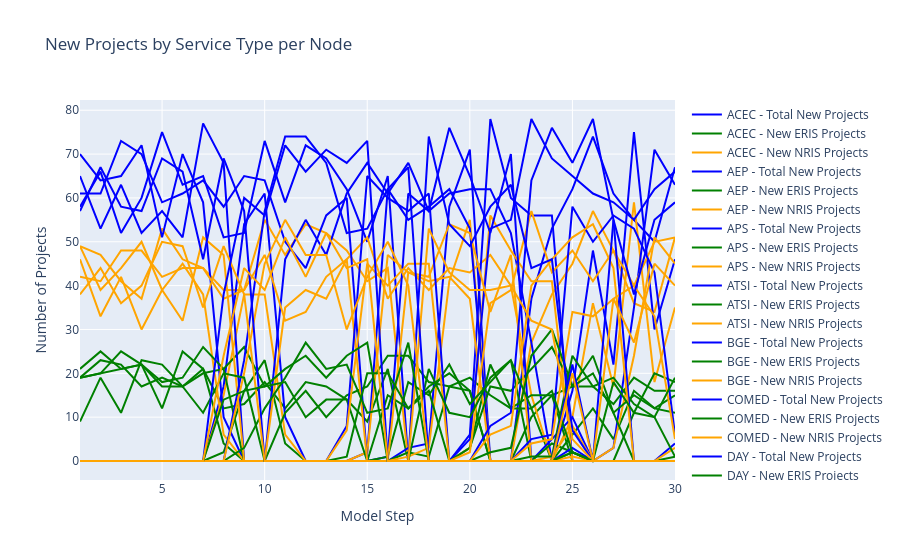
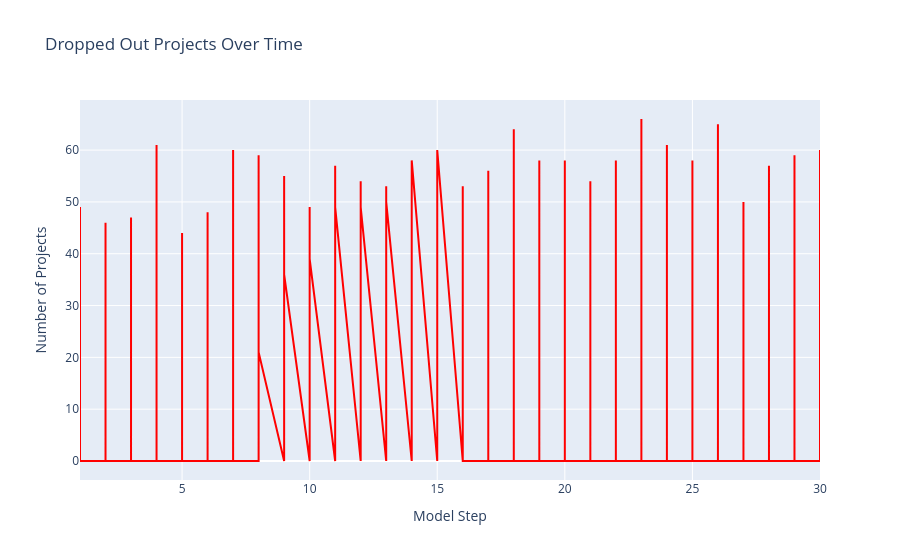
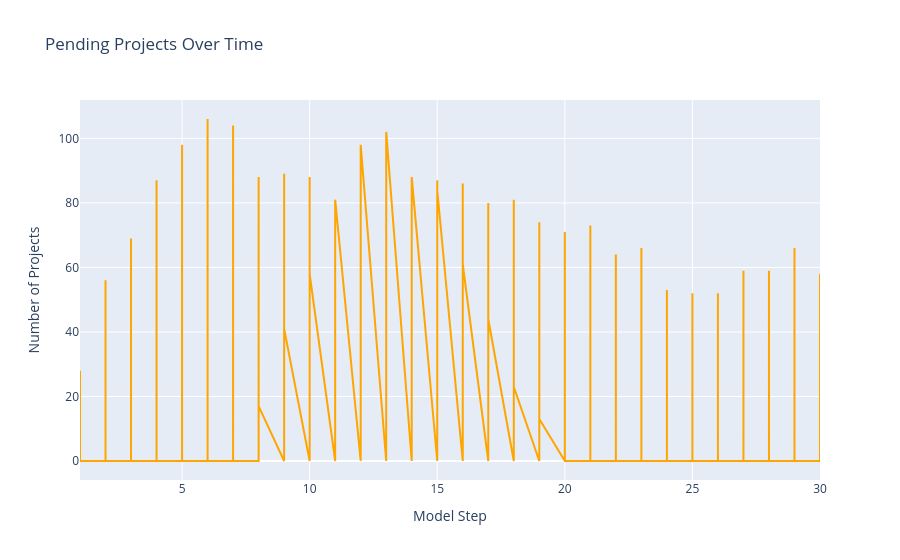
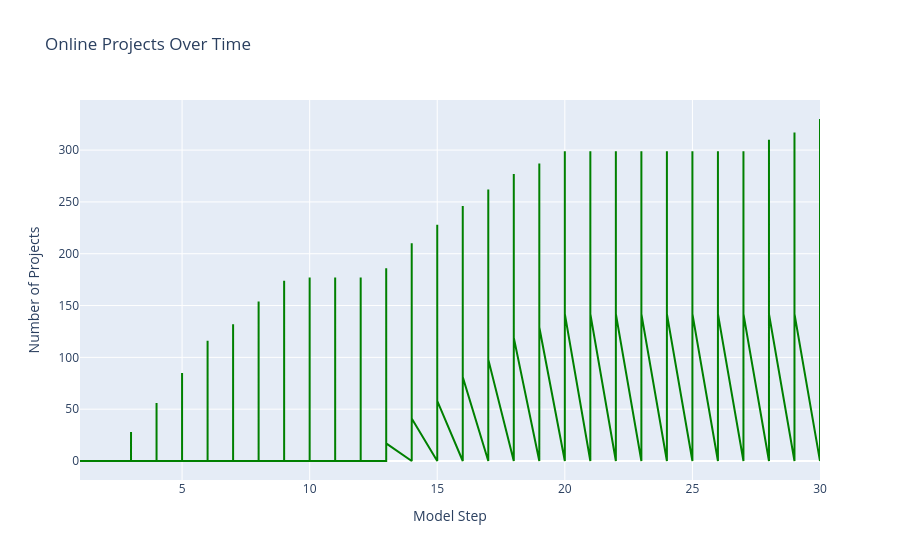

Notebook code cell kept with these figures, in order:
### Code cell
import pandas as pd
import plotly.graph_objects as go

# Load the CSV
df = pd.read_csv("node_round_summary.csv")

# Node mapping: numeric ID → actual name
node_map = {
    1: "ACEC", 2: "AEP", 3: "APS", 4: "ATSI", 5: "BGE",
    6: "COMED", 7: "DAY", 8: "DUKE", 9: "DOM", 10: "DPL",
    11: "DUQ", 12: "EKPC", 13: "JCPLC", 14: "MEC", 15: "OVEC",
    16: "PECO", 17: "PE", 18: "PEPCO", 19: "PSEG", 20: "REC"
}
node_colors = {
    "ACEC": "#1f77b4", "AEP": "#ff7f0e", "APS": "#2ca02c", "ATSI": "#000000", "BGE": "#9467bd",
    "COMED": "#8c564b", "DAY": "#e377c2", "DUKE": "#7f7f7f", "DOM": "#d62728", "DPL": "#17becf",
    "DUQ": "#aec7e8", "EKPC": "#ffbb78", "JCPLC": "#98df8a", "MEC": "#ff9896", "OVEC": "#c5b0d5",
    "PECO": "#c49c94", "PE": "#f7b6d2", "PEPCO": "#c7c7c7", "PSEG": "#dbdb8d", "REC": "#9edae5"
}


# Create a new column in your dataframe for names
df['node_name'] = df['node_id'].map(node_map)

# --- Projects by Service Type ---
fig_projects = go.Figure()
for node in df['node_name'].unique():
    node_df = df[df['node_name'] == node]
    
    fig_projects.add_trace(go.Scatter(
        x=node_df['model_step'],
        y=node_df['num_projects'],
        mode='lines',  # lines only
        name=f"{node} - Total New Projects",
        line=dict(color='blue')
    ))
    fig_projects.add_trace(go.Scatter(
        x=node_df['model_step'],
        y=node_df['new_eris_count'],
        mode='lines',
        name=f"{node} - New ERIS Projects",
        line=dict(color='green')
    ))
    fig_projects.add_trace(go.Scatter(
        x=node_df['model_step'],
        y=node_df['new_nris_count'],
        mode='lines',
        name=f"{node} - New NRIS Projects",
        line=dict(color='orange')
    ))

fig_projects.update_layout(
    title="New Projects by Service Type per Node",
    xaxis_title="Model Step",
    yaxis_title="Number of Projects"
)
fig_projects.show()

# -------------------------------
# Dropped Out Projects Over Time
fig_dropped = go.Figure()
fig_dropped.add_trace(go.Scatter(
    x=df['model_step'],
    y=df['new_dropped_out'],
    mode='lines',
    name='Dropped Out',
    line=dict(color='red')
))
fig_dropped.update_layout(
    title="Dropped Out Projects Over Time",
    xaxis_title="Model Step",
    yaxis_title="Number of Projects"
)
fig_dropped.show()

# -------------------------------
# Pending Projects Over Time
fig_pending = go.Figure()
fig_pending.add_trace(go.Scatter(
    x=df['model_step'],
    y=df['total_pending_count'],
    mode='lines',
    name='Pending',
    line=dict(color='orange')
))
fig_pending.update_layout(
    title="Pending Projects Over Time",
    xaxis_title="Model Step",
    yaxis_title="Number of Projects"
)
fig_pending.show()

# -------------------------------
# Online Projects Over Time
fig_online = go.Figure()
fig_online.add_trace(go.Scatter(
    x=df['model_step'],
    y=df['total_online_count'],
    mode='lines',
    name='Online',
    line=dict(color='green')
))
fig_online.update_layout(
    title="Online Projects Over Time",
    xaxis_title="Model Step",
    yaxis_title="Number of Projects"
)
fig_online.show()

# -------------------------------
# Available Capacity per Node
fig_available_capacity = go.Figure()
for node in df['node_name'].unique():
    node_df = df[df['node_name'] == node]
    fig_available_capacity.add_trace(go.Scatter(
        x=node_df['model_step'],
        y=node_df['available_capacity'],
        mode='lines',
        name=f"{node} - Available Capacity"
    ))
fig_available_capacity.update_layout(
    title="Available Capacity per Node",
    xaxis_title="Model Step",
    yaxis_title="MW"
)
fig_available_capacity.show()



# Example: Installed Capacity per Node, sorted by last value
# Get last value for each node
last_values = {}
for node in df['node_name'].unique():
    node_df = df[df['node_name'] == node]
    last_values[node] = node_df['installed_capacity'].iloc[-1]

# Sort nodes descending by last value
sorted_nodes = sorted(last_values, key=last_values.get, reverse=True)

# Create figure
fig_capacity = go.Figure()
for node in sorted_nodes:
    node_df = df[df['node_name'] == node]
    fig_capacity.add_trace(go.Scatter(
        x=node_df['model_step'],
        y=node_df['installed_capacity'],
        mode='lines',
        name=node,
        line=dict(color=node_colors[node], width=3)
    ))

fig_capacity.update_layout(
    title="Installed Capacity per Node",
    plot_bgcolor='white',
    paper_bgcolor='white',
    xaxis_title="Model Step",
    yaxis_title="MW"
)

fig_capacity.show()

# -------------------------------
# Congestion Indicator
fig_congestion = go.Figure()
for node in df['node_name'].unique():
    node_df = df[df['node_name'] == node]
    fig_congestion.add_trace(go.Scatter(
        x=node_df['model_step'],
        y=node_df['congestion_indicator'],
        mode='lines',
        name=f"{node} - Congestion"
    ))
fig_congestion.update_layout(
    title="Node Congestion Indicator Over Time",
    xaxis_title="Model Step",
    yaxis_title="Congestion Indicator"
)
fig_congestion.show()

# -------------------------------
# Average Assigned Costs
cost_cols = [
    "avg_cost_eris_dropped_out", "avg_cost_nris_dropped_out",
    "avg_cost_eris_pending", "avg_cost_nris_pending",
    "avg_cost_eris_online", "avg_cost_nris_online"
]
fig_costs = go.Figure()
for node in df['node_name'].unique():
    node_df = df[df['node_name'] == node]
    for col in cost_cols:
        fig_costs.add_trace(go.Scatter(
            x=node_df['model_step'],
            y=node_df[col],
            mode='lines',
            name=f"{node} - {col}"
        ))
fig_costs.update_layout(
    title="Average Assigned Costs per Status & Service Type",
    xaxis_title="Model Step",
    yaxis_title="Average Cost ($/MW)"
)
fig_costs.show()

# -------------------------------
# MW sums per status & service type
mw_cols = [
    "pending_eris_mw", "pending_nris_mw",
    "online_eris_mw", "online_nris_mw",
    "dropped_out_eris_mw", "dropped_out_nris_mw"
]
fig_mw = go.Figure()
for node in df['node_name'].unique():
    node_df = df[df['node_name'] == node]
    for col in mw_cols:
        fig_mw.add_trace(go.Scatter(
            x=node_df['model_step'],
            y=node_df[col],
            mode='lines',
            name=f"{node} - {col}"
        ))
fig_mw.update_layout(
    title="MW Sums per Status & Service Type",
    xaxis_title="Model Step",
    yaxis_title="MW"
)
fig_mw.show()

# -------------------------------
# Construction and Study Time
fig_time = go.Figure()
fig_time.add_trace(go.Scatter(
    x=df['model_step'],
    y=df['avg_construction_time'],
    mode='lines',
    name='Construction Time'
))
fig_time.add_trace(go.Scatter(
    x=df['model_step'],
    y=df['avg_study_time'],
    mode='lines',
    name='Study Time'
))
fig_time.update_layout(
    title="Construction and Study Time",
    xaxis_title="Model Step",
    yaxis_title="Years"
)
fig_time.show()
import pandas as pd
import plotly.express as px

import pandas as pd
import plotly.express as px

# Load your Excel file
df = pd.read_excel("node_states.xlsx")

# Group queued capacity by node
import pandas as pd
import plotly.express as px

# Load the Excel file
df = pd.read_excel("node_states.xlsx")

# Aggregate queued capacity by node
queued_by_node = df.groupby('name')['queued_mw'].sum().reset_index()

# Define node colors
node_colors = {
    "ACEC": "#1f77b4", "AEP": "#ff7f0e", "APS": "#2ca02c", "ATSI": "#000000", "BGE": "#9467bd",
    "COMED": "#8c564b", "DAY": "#e377c2", "DUKE": "#7f7f7f", "DOM": "#d62728", "DPL": "#17becf",
    "DUQ": "#aec7e8", "EKPC": "#ffbb78", "JCPLC": "#98df8a", "MEC": "#ff9896", "OVEC": "#c5b0d5",
    "PECO": "#c49c94", "PE": "#f7b6d2", "PEPCO": "#c7c7c7", "PSEG": "#dbdb8d", "REC": "#9edae5"
}

# Make a pie chart
fig = px.pie(
    queued_by_node,
    names='name',
    values='queued_mw',
    title='Queued Capacity by Node',
    color='name',
    color_discrete_map=node_colors
)

# Hide labels for slices <5%
total = queued_by_node['queued_mw'].sum()
labels = [
    f"{row['name']}: {int(row['queued_mw']/total*100)}%" if row['queued_mw']/total >= 0.05 else ""
    for _, row in queued_by_node.iterrows()
]

fig.update_traces(
    text=labels,
    textposition='inside',
    textinfo='text'  # show our custom labels only
)

# Optional: show legend for reference
fig.update_layout(
    showlegend=True,
    legend_title_text="Node"
)

fig.show()

### Figure 1 — Plotly figure (JSON) as saved in the notebook; plotly's stock layout.template omitted (floating-point values rounded to 4 significant figures)
{"data": [{"line": {"color": "blue"}, "mode": "lines", "name": "ACEC - Total New Projects", "type": "scatter", "x": [1, 2, 3, 4, 5, 6, 7, 8, 9, 10, 11, 12, 13, 14, 15, 16, 17, 18, 19, 20, 21, 22, 23, 24, 25, 26, 27, 28, 29, 30], "y": [0, 0, 0, 0, 0, 0, 0, 0, 0, 0, 0, 0, 0, 0, 0, 0, 0, 0, 0, 0, 0, 0, 0, 0, 0, 0, 0, 0, 0, 0]}, {"line": {"color": "green"}, "mode": "lines", "name": "ACEC - New ERIS Projects", "type": "scatter", "x": [1, 2, 3, 4, 5, 6, 7, 8, 9, 10, 11, 12, 13, 14, 15, 16, 17, 18, 19, 20, 21, 22, 23, 24, 25, 26, 27, 28, 29, 30], "y": [0, 0, 0, 0, 0, 0, 0, 0, 0, 0, 0, 0, 0, 0, 0, 0, 0, 0, 0, 0, 0, 0, 0, 0, 0, 0, 0, 0, 0, 0]}, {"line": {"color": "orange"}, "mode": "lines", "name": "ACEC - New NRIS Projects", "type": "scatter", "x": [1, 2, 3, 4, 5, 6, 7, 8, 9, 10, 11, 12, 13, 14, 15, 16, 17, 18, 19, 20, 21, 22, 23, 24, 25, 26, 27, 28, 29, 30], "y": [0, 0, 0, 0, 0, 0, 0, 0, 0, 0, 0, 0, 0, 0, 0, 0, 0, 0, 0, 0, 0, 0, 0, 0, 0, 0, 0, 0, 0, 0]}, {"line": {"color": "blue"}, "mode": "lines", "name": "AEP - Total New Projects", "type": "scatter", "x": [1, 2, 3, 4, 5, 6, 7, 8, 9, 10, 11, 12, 13, 14, 15, 16, 17, 18, 19, 20, 21, 22, 23, 24, 25, 26, 27, 28, 29, 30], "y": [58, 66, 52, 60, 75, 63, 65, 51, 52, 73, 59, 72, 69, 62, 50, 65, 0, 0, 0, 0, 0, 0, 37, 53, 62, 74, 61, 55, 50, 67]}, {"line": {"color": "green"}, "mode": "lines", "name": "AEP - New ERIS Projects", "type": "scatter", "x": [1, 2, 3, 4, 5, 6, 7, 8, 9, 10, 11, 12, 13, 14, 15, 16, 17, 18, 19, 20, 21, 22, 23, 24, 25, 26, 27, 28, 29, 30], "y": [9, 19, 11, 23, 22, 17, 21, 12, 13, 18, 12, 18, 17, 14, 9, 21, 0, 0, 0, 0, 0, 0, 10, 15, 17, 17, 13, 19, 16, 16]}, {"line": {"color": "orange"}, "mode": "lines", "name": "AEP - New NRIS Projects", "type": "scatter", "x": [1, 2, 3, 4, 5, 6, 7, 8, 9, 10, 11, 12, 13, 14, 15, 16, 17, 18, 19, 20, 21, 22, 23, 24, 25, 26, 27, 28, 29, 30], "y": [49, 47, 41, 37, 53, 46, 44, 39, 39, 55, 47, 54, 52, 48, 41, 44, 0, 0, 0, 0, 0, 0, 27, 38, 45, 57, 48, 36, 34, 51]}, {"line": {"color": "blue"}, "mode": "lines", "name": "APS - Total New Projects", "type": "scatter", "x": [1, 2, 3, 4, 5, 6, 7, 8, 9, 10, 11, 12, 13, 14, 15, 16, 17, 18, 19, 20, 21, 22, 23, 24, 25, 26, 27, 28, 29, 30], "y": [0, 0, 0, 0, 0, 0, 0, 17, 54, 61, 10, 0, 0, 0, 0, 0, 3, 4, 58, 71, 0, 0, 0, 0, 16, 48, 22, 75, 30, 46]}, {"line": {"color": "green"}, "mode": "lines", "name": "APS - New ERIS Projects", "type": "scatter", "x": [1, 2, 3, 4, 5, 6, 7, 8, 9, 10, 11, 12, 13, 14, 15, 16, 17, 18, 19, 20, 21, 22, 23, 24, 25, 26, 27, 28, 29, 30], "y": [0, 0, 0, 0, 0, 0, 0, 2, 16, 23, 4, 0, 0, 0, 0, 0, 2, 1, 17, 16, 0, 0, 0, 0, 6, 12, 5, 16, 12, 11]}, {"line": {"color": "orange"}, "mode": "lines", "name": "APS - New NRIS Projects", "type": "scatter", "x": [1, 2, 3, 4, 5, 6, 7, 8, 9, 10, 11, 12, 13, 14, 15, 16, 17, 18, 19, 20, 21, 22, 23, 24, 25, 26, 27, 28, 29, 30], "y": [0, 0, 0, 0, 0, 0, 0, 15, 38, 38, 6, 0, 0, 0, 0, 0, 1, 3, 41, 55, 0, 0, 0, 0, 10, 36, 17, 59, 18, 35]}, {"line": {"color": "blue"}, "mode": "lines", "name": "ATSI - Total New Projects", "type": "scatter", "x": [1, 2, 3, 4, 5, 6, 7, 8, 9, 10, 11, 12, 13, 14, 15, 16, 17, 18, 19, 20, 21, 22, 23, 24, 25, 26, 27, 28, 29, 30], "y": [0, 0, 0, 0, 0, 0, 0, 0, 0, 0, 46, 55, 47, 61, 68, 61, 68, 57, 61, 62, 62, 52, 27, 0, 0, 0, 0, 0, 0, 0]}, {"line": {"color": "green"}, "mode": "lines", "name": "ATSI - New ERIS Projects", "type": "scatter", "x": [1, 2, 3, 4, 5, 6, 7, 8, 9, 10, 11, 12, 13, 14, 15, 16, 17, 18, 19, 20, 21, 22, 23, 24, 25, 26, 27, 28, 29, 30], "y": [0, 0, 0, 0, 0, 0, 0, 0, 0, 0, 11, 16, 10, 15, 17, 24, 24, 18, 17, 19, 15, 12, 12, 0, 0, 0, 0, 0, 0, 0]}, {"line": {"color": "orange"}, "mode": "lines", "name": "ATSI - New NRIS Projects", "type": "scatter", "x": [1, 2, 3, 4, 5, 6, 7, 8, 9, 10, 11, 12, 13, 14, 15, 16, 17, 18, 19, 20, 21, 22, 23, 24, 25, 26, 27, 28, 29, 30], "y": [0, 0, 0, 0, 0, 0, 0, 0, 0, 0, 35, 39, 37, 46, 51, 37, 44, 39, 44, 43, 47, 40, 15, 0, 0, 0, 0, 0, 0, 0]}, {"line": {"color": "blue"}, "mode": "lines", "name": "BGE - Total New Projects", "type": "scatter", "x": [1, 2, 3, 4, 5, 6, 7, 8, 9, 10, 11, 12, 13, 14, 15, 16, 17, 18, 19, 20, 21, 22, 23, 24, 25, 26, 27, 28, 29, 30], "y": [0, 0, 0, 0, 0, 0, 0, 0, 0, 0, 0, 0, 0, 0, 0, 0, 0, 0, 0, 6, 78, 60, 56, 56, 0, 0, 0, 0, 0, 0]}, {"line": {"color": "green"}, "mode": "lines", "name": "BGE - New ERIS Projects", "type": "scatter", "x": [1, 2, 3, 4, 5, 6, 7, 8, 9, 10, 11, 12, 13, 14, 15, 16, 17, 18, 19, 20, 21, 22, 23, 24, 25, 26, 27, 28, 29, 30], "y": [0, 0, 0, 0, 0, 0, 0, 0, 0, 0, 0, 0, 0, 0, 0, 0, 0, 0, 0, 3, 22, 12, 15, 15, 0, 0, 0, 0, 0, 0]}, {"line": {"color": "orange"}, "mode": "lines", "name": "BGE - New NRIS Projects", "type": "scatter", "x": [1, 2, 3, 4, 5, 6, 7, 8, 9, 10, 11, 12, 13, 14, 15, 16, 17, 18, 19, 20, 21, 22, 23, 24, 25, 26, 27, 28, 29, 30], "y": [0, 0, 0, 0, 0, 0, 0, 0, 0, 0, 0, 0, 0, 0, 0, 0, 0, 0, 0, 3, 56, 48, 41, 41, 0, 0, 0, 0, 0, 0]}, {"line": {"color": "blue"}, "mode": "lines", "name": "COMED - Total New Projects", "type": "scatter", "x": [1, 2, 3, 4, 5, 6, 7, 8, 9, 10, 11, 12, 13, 14, 15, 16, 17, 18, 19, 20, 21, 22, 23, 24, 25, 26, 27, 28, 29, 30], "y": [70, 64, 65, 72, 51, 70, 59, 10, 0, 0, 0, 0, 0, 0, 2, 62, 55, 58, 62, 53, 0, 0, 0, 5, 10, 0, 3, 35, 71, 63]}, {"line": {"color": "green"}, "mode": "lines", "name": "COMED - New ERIS Projects", "type": "scatter", "x": [1, 2, 3, 4, 5, 6, 7, 8, 9, 10, 11, 12, 13, 14, 15, 16, 17, 18, 19, 20, 21, 22, 23, 24, 25, 26, 27, 28, 29, 30], "y": [21, 25, 21, 22, 12, 25, 21, 4, 0, 0, 0, 0, 0, 0, 0, 15, 12, 17, 20, 16, 0, 0, 0, 4, 2, 0, 0, 11, 20, 18]}, {"line": {"color": "orange"}, "mode": "lines", "name": "COMED - New NRIS Projects", "type": "scatter", "x": [1, 2, 3, 4, 5, 6, 7, 8, 9, 10, 11, 12, 13, 14, 15, 16, 17, 18, 19, 20, 21, 22, 23, 24, 25, 26, 27, 28, 29, 30], "y": [49, 39, 44, 50, 39, 45, 38, 6, 0, 0, 0, 0, 0, 0, 2, 47, 43, 41, 42, 37, 0, 0, 0, 1, 8, 0, 3, 24, 51, 45]}, {"line": {"color": "blue"}, "mode": "lines", "name": "DAY - Total New Projects", "type": "scatter", "x": [1, 2, 3, 4, 5, 6, 7, 8, 9, 10, 11, 12, 13, 14, 15, 16, 17, 18, 19, 20, 21, 22, 23, 24, 25, 26, 27, 28, 29, 30], "y": [0, 0, 0, 0, 0, 0, 0, 0, 0, 0, 0, 0, 0, 0, 0, 0, 0, 0, 0, 0, 0, 0, 0, 0, 0, 0, 0, 0, 0, 0]}, {"line": {"color": "green"}, "mode": "lines", "name": "DAY - New ERIS Projects", "type": "scatter", "x": [1, 2, 3, 4, 5, 6, 7, 8, 9, 10, 11, 12, 13, 14, 15, 16, 17, 18, 19, 20, 21, 22, 23, 24, 25, 26, 27, 28, 29, 30], "y": [0, 0, 0, 0, 0, 0, 0, 0, 0, 0, 0, 0, 0, 0, 0, 0, 0, 0, 0, 0, 0, 0, 0, 0, 0, 0, 0, 0, 0, 0]}, {"line": {"color": "orange"}, "mode": "lines", "name": "DAY - New NRIS Projects", "type": "scatter", "x": [1, 2, 3, 4, 5, 6, 7, 8, 9, 10, 11, 12, 13, 14, 15, 16, 17, 18, 19, 20, 21, 22, 23, 24, 25, 26, 27, 28, 29, 30], "y": [0, 0, 0, 0, 0, 0, 0, 0, 0, 0, 0, 0, 0, 0, 0, 0, 0, 0, 0, 0, 0, 0, 0, 0, 0, 0, 0, 0, 0, 0]}, {"line": {"color": "blue"}, "mode": "lines", "name": "DUKE - Total New Projects", "type": "scatter", "x": [1, 2, 3, 4, 5, 6, 7, 8, 9, 10, 11, 12, 13, 14, 15, 16, 17, 18, 19, 20, 21, 22, 23, 24, 25, 26, 27, 28, 29, 30], "y": [0, 0, 0, 0, 0, 0, 0, 0, 0, 0, 0, 0, 0, 0, 0, 0, 0, 0, 0, 0, 0, 0, 0, 0, 3, 0, 0, 0, 0, 4]}, {"line": {"color": "green"}, "mode": "lines", "name": "DUKE - New ERIS Projects", "type": "scatter", "x": [1, 2, 3, 4, 5, 6, 7, 8, 9, 10, 11, 12, 13, 14, 15, 16, 17, 18, 19, 20, 21, 22, 23, 24, 25, 26, 27, 28, 29, 30], "y": [0, 0, 0, 0, 0, 0, 0, 0, 0, 0, 0, 0, 0, 0, 0, 0, 0, 0, 0, 0, 0, 0, 0, 0, 2, 0, 0, 0, 0, 1]}, {"line": {"color": "orange"}, "mode": "lines", "name": "DUKE - New NRIS Projects", "type": "scatter", "x": [1, 2, 3, 4, 5, 6, 7, 8, 9, 10, 11, 12, 13, 14, 15, 16, 17, 18, 19, 20, 21, 22, 23, 24, 25, 26, 27, 28, 29, 30], "y": [0, 0, 0, 0, 0, 0, 0, 0, 0, 0, 0, 0, 0, 0, 0, 0, 0, 0, 0, 0, 0, 0, 0, 0, 1, 0, 0, 0, 0, 3]}, {"line": {"color": "blue"}, "mode": "lines", "name": "DOM - Total New Projects", "type": "scatter", "x": [1, 2, 3, 4, 5, 6, 7, 8, 9, 10, 11, 12, 13, 14, 15, 16, 17, 18, 19, 20, 21, 22, 23, 24, 25, 26, 27, 28, 29, 30], "y": [61, 61, 73, 70, 59, 61, 64, 58, 65, 64, 50, 44, 56, 60, 0, 0, 0, 0, 0, 5, 53, 55, 78, 69, 65, 61, 59, 55, 62, 66]}, {"line": {"color": "green"}, "mode": "lines", "name": "DOM - New ERIS Projects", "type": "scatter", "x": [1, 2, 3, 4, 5, 6, 7, 8, 9, 10, 11, 12, 13, 14, 15, 16, 17, 18, 19, 20, 21, 22, 23, 24, 25, 26, 27, 28, 29, 30], "y": [19, 20, 25, 22, 17, 17, 20, 21, 26, 17, 18, 10, 14, 14, 0, 0, 0, 0, 0, 3, 17, 16, 21, 26, 17, 20, 11, 15, 12, 15]}, {"line": {"color": "orange"}, "mode": "lines", "name": "DOM - New NRIS Projects", "type": "scatter", "x": [1, 2, 3, 4, 5, 6, 7, 8, 9, 10, 11, 12, 13, 14, 15, 16, 17, 18, 19, 20, 21, 22, 23, 24, 25, 26, 27, 28, 29, 30], "y": [42, 41, 48, 48, 42, 44, 44, 37, 39, 47, 32, 34, 42, 46, 0, 0, 0, 0, 0, 2, 36, 39, 57, 43, 48, 41, 48, 40, 50, 51]}, {"line": {"color": "blue"}, "mode": "lines", "name": "DPL - Total New Projects", "type": "scatter", "x": [1, 2, 3, 4, 5, 6, 7, 8, 9, 10, 11, 12, 13, 14, 15, 16, 17, 18, 19, 20, 21, 22, 23, 24, 25, 26, 27, 28, 29, 30], "y": [0, 0, 0, 0, 0, 0, 0, 0, 0, 0, 0, 0, 0, 0, 0, 0, 0, 0, 0, 0, 0, 0, 0, 0, 0, 0, 0, 0, 0, 0]}, {"line": {"color": "green"}, "mode": "lines", "name": "DPL - New ERIS Projects", "type": "scatter", "x": [1, 2, 3, 4, 5, 6, 7, 8, 9, 10, 11, 12, 13, 14, 15, 16, 17, 18, 19, 20, 21, 22, 23, 24, 25, 26, 27, 28, 29, 30], "y": [0, 0, 0, 0, 0, 0, 0, 0, 0, 0, 0, 0, 0, 0, 0, 0, 0, 0, 0, 0, 0, 0, 0, 0, 0, 0, 0, 0, 0, 0]}, {"line": {"color": "orange"}, "mode": "lines", "name": "DPL - New NRIS Projects", "type": "scatter", "x": [1, 2, 3, 4, 5, 6, 7, 8, 9, 10, 11, 12, 13, 14, 15, 16, 17, 18, 19, 20, 21, 22, 23, 24, 25, 26, 27, 28, 29, 30], "y": [0, 0, 0, 0, 0, 0, 0, 0, 0, 0, 0, 0, 0, 0, 0, 0, 0, 0, 0, 0, 0, 0, 0, 0, 0, 0, 0, 0, 0, 0]}, {"line": {"color": "blue"}, "mode": "lines", "name": "DUQ - Total New Projects", "type": "scatter", "x": [1, 2, 3, 4, 5, 6, 7, 8, 9, 10, 11, 12, 13, 14, 15, 16, 17, 18, 19, 20, 21, 22, 23, 24, 25, 26, 27, 28, 29, 30], "y": [0, 0, 0, 0, 0, 0, 0, 0, 0, 0, 0, 0, 0, 0, 0, 1, 61, 57, 76, 65, 52, 70, 0, 0, 0, 0, 0, 0, 0, 0]}, {"line": {"color": "green"}, "mode": "lines", "name": "DUQ - New ERIS Projects", "type": "scatter", "x": [1, 2, 3, 4, 5, 6, 7, 8, 9, 10, 11, 12, 13, 14, 15, 16, 17, 18, 19, 20, 21, 22, 23, 24, 25, 26, 27, 28, 29, 30], "y": [0, 0, 0, 0, 0, 0, 0, 0, 0, 0, 0, 0, 0, 0, 0, 1, 18, 15, 22, 13, 18, 23, 0, 0, 0, 0, 0, 0, 0, 0]}, {"line": {"color": "orange"}, "mode": "lines", "name": "DUQ - New NRIS Projects", "type": "scatter", "x": [1, 2, 3, 4, 5, 6, 7, 8, 9, 10, 11, 12, 13, 14, 15, 16, 17, 18, 19, 20, 21, 22, 23, 24, 25, 26, 27, 28, 29, 30], "y": [0, 0, 0, 0, 0, 0, 0, 0, 0, 0, 0, 0, 0, 0, 0, 0, 43, 42, 54, 52, 34, 47, 0, 0, 0, 0, 0, 0, 0, 0]}, {"line": {"color": "blue"}, "mode": "lines", "name": "EKPC - Total New Projects", "type": "scatter", "x": [1, 2, 3, 4, 5, 6, 7, 8, 9, 10, 11, 12, 13, 14, 15, 16, 17, 18, 19, 20, 21, 22, 23, 24, 25, 26, 27, 28, 29, 30], "y": [0, 0, 0, 0, 0, 0, 0, 0, 0, 0, 0, 0, 0, 0, 0, 0, 0, 0, 0, 0, 0, 0, 5, 6, 58, 50, 56, 53, 43, 6]}, {"line": {"color": "green"}, "mode": "lines", "name": "EKPC - New ERIS Projects", "type": "scatter", "x": [1, 2, 3, 4, 5, 6, 7, 8, 9, 10, 11, 12, 13, 14, 15, 16, 17, 18, 19, 20, 21, 22, 23, 24, 25, 26, 27, 28, 29, 30], "y": [0, 0, 0, 0, 0, 0, 0, 0, 0, 0, 0, 0, 0, 0, 0, 0, 0, 0, 0, 0, 0, 0, 1, 1, 24, 17, 19, 13, 10, 1]}, {"line": {"color": "orange"}, "mode": "lines", "name": "EKPC - New NRIS Projects", "type": "scatter", "x": [1, 2, 3, 4, 5, 6, 7, 8, 9, 10, 11, 12, 13, 14, 15, 16, 17, 18, 19, 20, 21, 22, 23, 24, 25, 26, 27, 28, 29, 30], "y": [0, 0, 0, 0, 0, 0, 0, 0, 0, 0, 0, 0, 0, 0, 0, 0, 0, 0, 0, 0, 0, 0, 4, 5, 34, 33, 37, 40, 33, 5]}, {"line": {"color": "blue"}, "mode": "lines", "name": "JCPLC - Total New Projects", "type": "scatter", "x": [1, 2, 3, 4, 5, 6, 7, 8, 9, 10, 11, 12, 13, 14, 15, 16, 17, 18, 19, 20, 21, 22, 23, 24, 25, 26, 27, 28, 29, 30], "y": [0, 0, 0, 0, 0, 0, 0, 0, 0, 0, 0, 0, 0, 0, 0, 0, 0, 0, 0, 0, 0, 0, 0, 0, 0, 0, 0, 0, 0, 0]}, {"line": {"color": "green"}, "mode": "lines", "name": "JCPLC - New ERIS Projects", "type": "scatter", "x": [1, 2, 3, 4, 5, 6, 7, 8, 9, 10, 11, 12, 13, 14, 15, 16, 17, 18, 19, 20, 21, 22, 23, 24, 25, 26, 27, 28, 29, 30], "y": [0, 0, 0, 0, 0, 0, 0, 0, 0, 0, 0, 0, 0, 0, 0, 0, 0, 0, 0, 0, 0, 0, 0, 0, 0, 0, 0, 0, 0, 0]}, {"line": {"color": "orange"}, "mode": "lines", "name": "JCPLC - New NRIS Projects", "type": "scatter", "x": [1, 2, 3, 4, 5, 6, 7, 8, 9, 10, 11, 12, 13, 14, 15, 16, 17, 18, 19, 20, 21, 22, 23, 24, 25, 26, 27, 28, 29, 30], "y": [0, 0, 0, 0, 0, 0, 0, 0, 0, 0, 0, 0, 0, 0, 0, 0, 0, 0, 0, 0, 0, 0, 0, 0, 0, 0, 0, 0, 0, 0]}, {"line": {"color": "blue"}, "mode": "lines", "name": "MEC - Total New Projects", "type": "scatter", "x": [1, 2, 3, 4, 5, 6, 7, 8, 9, 10, 11, 12, 13, 14, 15, 16, 17, 18, 19, 20, 21, 22, 23, 24, 25, 26, 27, 28, 29, 30], "y": [0, 0, 0, 0, 0, 0, 0, 0, 0, 0, 0, 0, 0, 8, 65, 60, 57, 61, 0, 0, 0, 0, 0, 0, 0, 0, 0, 0, 0, 0]}, {"line": {"color": "green"}, "mode": "lines", "name": "MEC - New ERIS Projects", "type": "scatter", "x": [1, 2, 3, 4, 5, 6, 7, 8, 9, 10, 11, 12, 13, 14, 15, 16, 17, 18, 19, 20, 21, 22, 23, 24, 25, 26, 27, 28, 29, 30], "y": [0, 0, 0, 0, 0, 0, 0, 0, 0, 0, 0, 0, 0, 1, 20, 20, 12, 16, 0, 0, 0, 0, 0, 0, 0, 0, 0, 0, 0, 0]}, {"line": {"color": "orange"}, "mode": "lines", "name": "MEC - New NRIS Projects", "type": "scatter", "x": [1, 2, 3, 4, 5, 6, 7, 8, 9, 10, 11, 12, 13, 14, 15, 16, 17, 18, 19, 20, 21, 22, 23, 24, 25, 26, 27, 28, 29, 30], "y": [0, 0, 0, 0, 0, 0, 0, 0, 0, 0, 0, 0, 0, 7, 45, 40, 45, 45, 0, 0, 0, 0, 0, 0, 0, 0, 0, 0, 0, 0]}, {"line": {"color": "blue"}, "mode": "lines", "name": "OVEC - Total New Projects", "type": "scatter", "x": [1, 2, 3, 4, 5, 6, 7, 8, 9, 10, 11, 12, 13, 14, 15, 16, 17, 18, 19, 20, 21, 22, 23, 24, 25, 26, 27, 28, 29, 30], "y": [0, 0, 0, 0, 0, 0, 0, 0, 0, 0, 0, 0, 0, 0, 0, 0, 0, 0, 0, 0, 8, 11, 64, 76, 68, 78, 55, 0, 0, 0]}, {"line": {"color": "green"}, "mode": "lines", "name": "OVEC - New ERIS Projects", "type": "scatter", "x": [1, 2, 3, 4, 5, 6, 7, 8, 9, 10, 11, 12, 13, 14, 15, 16, 17, 18, 19, 20, 21, 22, 23, 24, 25, 26, 27, 28, 29, 30], "y": [0, 0, 0, 0, 0, 0, 0, 0, 0, 0, 0, 0, 0, 0, 0, 0, 0, 0, 0, 0, 2, 3, 24, 30, 17, 24, 11, 0, 0, 0]}, {"line": {"color": "orange"}, "mode": "lines", "name": "OVEC - New NRIS Projects", "type": "scatter", "x": [1, 2, 3, 4, 5, 6, 7, 8, 9, 10, 11, 12, 13, 14, 15, 16, 17, 18, 19, 20, 21, 22, 23, 24, 25, 26, 27, 28, 29, 30], "y": [0, 0, 0, 0, 0, 0, 0, 0, 0, 0, 0, 0, 0, 0, 0, 0, 0, 0, 0, 0, 6, 8, 40, 46, 51, 54, 44, 0, 0, 0]}, {"line": {"color": "blue"}, "mode": "lines", "name": "PECO - Total New Projects", "type": "scatter", "x": [1, 2, 3, 4, 5, 6, 7, 8, 9, 10, 11, 12, 13, 14, 15, 16, 17, 18, 19, 20, 21, 22, 23, 24, 25, 26, 27, 28, 29, 30], "y": [65, 53, 63, 52, 57, 51, 77, 68, 0, 0, 0, 0, 0, 0, 0, 0, 0, 74, 54, 49, 58, 63, 44, 46, 7, 0, 0, 0, 0, 0]}, {"line": {"color": "green"}, "mode": "lines", "name": "PECO - New ERIS Projects", "type": "scatter", "x": [1, 2, 3, 4, 5, 6, 7, 8, 9, 10, 11, 12, 13, 14, 15, 16, 17, 18, 19, 20, 21, 22, 23, 24, 25, 26, 27, 28, 29, 30], "y": [19, 20, 21, 22, 18, 19, 26, 21, 0, 0, 0, 0, 0, 0, 0, 0, 0, 21, 11, 10, 19, 23, 12, 16, 2, 0, 0, 0, 0, 0]}, {"line": {"color": "orange"}, "mode": "lines", "name": "PECO - New NRIS Projects", "type": "scatter", "x": [1, 2, 3, 4, 5, 6, 7, 8, 9, 10, 11, 12, 13, 14, 15, 16, 17, 18, 19, 20, 21, 22, 23, 24, 25, 26, 27, 28, 29, 30], "y": [46, 33, 42, 30, 39, 32, 51, 47, 0, 0, 0, 0, 0, 0, 0, 0, 0, 53, 43, 39, 39, 40, 32, 30, 5, 0, 0, 0, 0, 0]}, {"line": {"color": "blue"}, "mode": "lines", "name": "PE - Total New Projects", "type": "scatter", "x": [1, 2, 3, 4, 5, 6, 7, 8, 9, 10, 11, 12, 13, 14, 15, 16, 17, 18, 19, 20, 21, 22, 23, 24, 25, 26, 27, 28, 29, 30], "y": [0, 0, 0, 0, 0, 0, 0, 0, 23, 57, 74, 74, 68, 52, 53, 62, 67, 0, 0, 0, 0, 0, 0, 0, 0, 0, 0, 0, 0, 0]}, {"line": {"color": "green"}, "mode": "lines", "name": "PE - New ERIS Projects", "type": "scatter", "x": [1, 2, 3, 4, 5, 6, 7, 8, 9, 10, 11, 12, 13, 14, 15, 16, 17, 18, 19, 20, 21, 22, 23, 24, 25, 26, 27, 28, 29, 30], "y": [0, 0, 0, 0, 0, 0, 0, 0, 3, 12, 19, 27, 21, 22, 11, 12, 27, 0, 0, 0, 0, 0, 0, 0, 0, 0, 0, 0, 0, 0]}, {"line": {"color": "orange"}, "mode": "lines", "name": "PE - New NRIS Projects", "type": "scatter", "x": [1, 2, 3, 4, 5, 6, 7, 8, 9, 10, 11, 12, 13, 14, 15, 16, 17, 18, 19, 20, 21, 22, 23, 24, 25, 26, 27, 28, 29, 30], "y": [0, 0, 0, 0, 0, 0, 0, 0, 20, 45, 55, 47, 47, 30, 42, 50, 40, 0, 0, 0, 0, 0, 0, 0, 0, 0, 0, 0, 0, 0]}, {"line": {"color": "blue"}, "mode": "lines", "name": "PEPCO - Total New Projects", "type": "scatter", "x": [1, 2, 3, 4, 5, 6, 7, 8, 9, 10, 11, 12, 13, 14, 15, 16, 17, 18, 19, 20, 21, 22, 23, 24, 25, 26, 27, 28, 29, 30], "y": [0, 0, 0, 0, 0, 0, 0, 0, 0, 0, 0, 0, 0, 0, 0, 0, 0, 0, 0, 0, 0, 0, 0, 0, 22, 0, 55, 38, 55, 59]}, {"line": {"color": "green"}, "mode": "lines", "name": "PEPCO - New ERIS Projects", "type": "scatter", "x": [1, 2, 3, 4, 5, 6, 7, 8, 9, 10, 11, 12, 13, 14, 15, 16, 17, 18, 19, 20, 21, 22, 23, 24, 25, 26, 27, 28, 29, 30], "y": [0, 0, 0, 0, 0, 0, 0, 0, 0, 0, 0, 0, 0, 0, 0, 0, 0, 0, 0, 0, 0, 0, 0, 0, 2, 0, 18, 11, 10, 19]}, {"line": {"color": "orange"}, "mode": "lines", "name": "PEPCO - New NRIS Projects", "type": "scatter", "x": [1, 2, 3, 4, 5, 6, 7, 8, 9, 10, 11, 12, 13, 14, 15, 16, 17, 18, 19, 20, 21, 22, 23, 24, 25, 26, 27, 28, 29, 30], "y": [0, 0, 0, 0, 0, 0, 0, 0, 0, 0, 0, 0, 0, 0, 0, 0, 0, 0, 0, 0, 0, 0, 0, 0, 20, 0, 37, 27, 45, 40]}, {"line": {"color": "blue"}, "mode": "lines", "name": "PSEG - Total New Projects", "type": "scatter", "x": [1, 2, 3, 4, 5, 6, 7, 8, 9, 10, 11, 12, 13, 14, 15, 16, 17, 18, 19, 20, 21, 22, 23, 24, 25, 26, 27, 28, 29, 30], "y": [57, 67, 58, 57, 69, 66, 46, 69, 57, 0, 0, 0, 0, 0, 0, 0, 0, 0, 0, 0, 0, 0, 0, 0, 0, 0, 0, 0, 0, 0]}, {"line": {"color": "green"}, "mode": "lines", "name": "PSEG - New ERIS Projects", "type": "scatter", "x": [1, 2, 3, 4, 5, 6, 7, 8, 9, 10, 11, 12, 13, 14, 15, 16, 17, 18, 19, 20, 21, 22, 23, 24, 25, 26, 27, 28, 29, 30], "y": [19, 23, 22, 17, 19, 17, 11, 20, 19, 0, 0, 0, 0, 0, 0, 0, 0, 0, 0, 0, 0, 0, 0, 0, 0, 0, 0, 0, 0, 0]}, {"line": {"color": "orange"}, "mode": "lines", "name": "PSEG - New NRIS Projects", "type": "scatter", "x": [1, 2, 3, 4, 5, 6, 7, 8, 9, 10, 11, 12, 13, 14, 15, 16, 17, 18, 19, 20, 21, 22, 23, 24, 25, 26, 27, 28, 29, 30], "y": [38, 44, 36, 40, 50, 49, 35, 49, 38, 0, 0, 0, 0, 0, 0, 0, 0, 0, 0, 0, 0, 0, 0, 0, 0, 0, 0, 0, 0, 0]}, {"line": {"color": "blue"}, "mode": "lines", "name": "REC - Total New Projects", "type": "scatter", "x": [1, 2, 3, 4, 5, 6, 7, 8, 9, 10, 11, 12, 13, 14, 15, 16, 17, 18, 19, 20, 21, 22, 23, 24, 25, 26, 27, 28, 29, 30], "y": [0, 0, 0, 0, 0, 0, 0, 38, 60, 56, 72, 66, 71, 68, 73, 0, 0, 0, 0, 0, 0, 0, 0, 0, 0, 0, 0, 0, 0, 0]}, {"line": {"color": "green"}, "mode": "lines", "name": "REC - New ERIS Projects", "type": "scatter", "x": [1, 2, 3, 4, 5, 6, 7, 8, 9, 10, 11, 12, 13, 14, 15, 16, 17, 18, 19, 20, 21, 22, 23, 24, 25, 26, 27, 28, 29, 30], "y": [0, 0, 0, 0, 0, 0, 0, 14, 16, 17, 21, 24, 19, 24, 27, 0, 0, 0, 0, 0, 0, 0, 0, 0, 0, 0, 0, 0, 0, 0]}, {"line": {"color": "orange"}, "mode": "lines", "name": "REC - New NRIS Projects", "type": "scatter", "x": [1, 2, 3, 4, 5, 6, 7, 8, 9, 10, 11, 12, 13, 14, 15, 16, 17, 18, 19, 20, 21, 22, 23, 24, 25, 26, 27, 28, 29, 30], "y": [0, 0, 0, 0, 0, 0, 0, 24, 44, 39, 51, 42, 52, 44, 46, 0, 0, 0, 0, 0, 0, 0, 0, 0, 0, 0, 0, 0, 0, 0]}], "layout": {"title": {"text": "New Projects by Service Type per Node"}, "xaxis": {"title": {"text": "Model Step"}}, "yaxis": {"title": {"text": "Number of Projects"}}}}

### Figure 2 — Plotly figure (JSON) as saved in the notebook; plotly's stock layout.template omitted (floating-point values rounded to 4 significant figures; data arrays with more than 128 entries replaced by an {"elided": "..."} marker saying what was removed)
{"data": [{"line": {"color": "red"}, "mode": "lines", "name": "Dropped Out", "type": "scatter", "x": {"elided": "600 int values"}, "y": {"elided": "600 int values"}}], "layout": {"title": {"text": "Dropped Out Projects Over Time"}, "xaxis": {"title": {"text": "Model Step"}}, "yaxis": {"title": {"text": "Number of Projects"}}}}

### Figure 3 — Plotly figure (JSON) as saved in the notebook; plotly's stock layout.template omitted (floating-point values rounded to 4 significant figures; data arrays with more than 128 entries replaced by an {"elided": "..."} marker saying what was removed)
{"data": [{"line": {"color": "orange"}, "mode": "lines", "name": "Pending", "type": "scatter", "x": {"elided": "600 int values"}, "y": {"elided": "600 int values"}}], "layout": {"title": {"text": "Pending Projects Over Time"}, "xaxis": {"title": {"text": "Model Step"}}, "yaxis": {"title": {"text": "Number of Projects"}}}}

### Figure 4 — Plotly figure (JSON) as saved in the notebook; plotly's stock layout.template omitted (floating-point values rounded to 4 significant figures; data arrays with more than 128 entries replaced by an {"elided": "..."} marker saying what was removed)
{"data": [{"line": {"color": "green"}, "mode": "lines", "name": "Online", "type": "scatter", "x": {"elided": "600 int values"}, "y": {"elided": "600 int values"}}], "layout": {"title": {"text": "Online Projects Over Time"}, "xaxis": {"title": {"text": "Model Step"}}, "yaxis": {"title": {"text": "Number of Projects"}}}}
